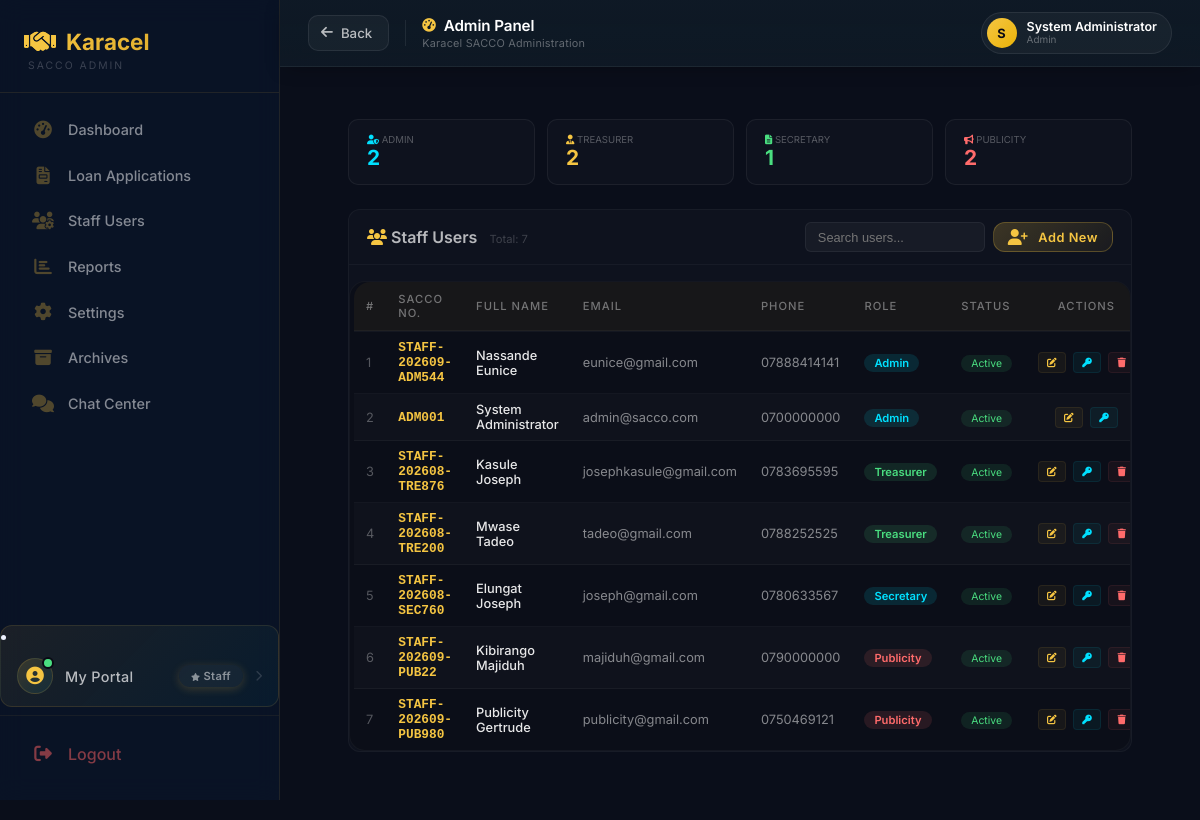
Screenshot of /admin/users/manage (signed in) with the database file from the repository.
### tables this page shows
CREATE TABLE users (
        id INTEGER PRIMARY KEY AUTOINCREMENT,
        full_name TEXT NOT NULL,
        gender TEXT,
        dob TEXT,
        sacco_number TEXT UNIQUE NOT NULL,
        email TEXT,
        phone TEXT,
        address TEXT,
        password TEXT NOT NULL,
        role TEXT DEFAULT 'member',
        status TEXT DEFAULT 'active',
        savings_balance REAL DEFAULT 0,
        next_of_kin_name TEXT,
        relationship TEXT,
        next_of_kin_phone TEXT,
        registration_date TIMESTAMP DEFAULT CURRENT_TIMESTAMP
    , kai_shares INTEGER DEFAULT 0, ks_shares INTEGER DEFAULT 0, kac_paid INTEGER DEFAULT 0, kac_paid_date TEXT, registration_fee_paid INTEGER DEFAULT 0, registration_fee_paid_date TEXT, account_number TEXT);

### app.py (the view)
@app.route("/admin/users/manage")
def admin_manage_users():
    if session.get("role") not in ["admin", "chairperson"]:
        flash('Access denied. Only Admin or Chairperson can manage users.', 'danger')
        return redirect("/login")
    db = get_db()
    db.row_factory = sqlite3.Row
    try:
        staff_users = db.execute("""
            SELECT * FROM users
            WHERE LOWER(role) IN ('admin', 'chairperson', 'treasurer', 'secretary', 'publicity')
            ORDER BY
                CASE
                    WHEN LOWER(role) = 'admin' THEN 1
                    WHEN LOWER(role) = 'chairperson' THEN 2
                    WHEN LOWER(role) = 'treasurer' THEN 3
                    WHEN LOWER(role) = 'secretary' THEN 4
                    WHEN LOWER(role) = 'publicity' THEN 5
                END,
                full_name
        """).fetchall()
        staff_counts = {
            'treasurer': db.execute("SELECT COUNT(*) FROM users WHERE LOWER(role) = 'treasurer'").fetchone()[0],
            'secretary': db.execute("SELECT COUNT(*) FROM users WHERE LOWER(role) = 'secretary'").fetchone()[0],
            'publicity': db.execute("SELECT COUNT(*) FROM users WHERE LOWER(role) = 'publicity'").fetchone()[0],
            'admin': db.execute("SELECT COUNT(*) FROM users WHERE LOWER(role) IN ('admin', 'chairperson')").fetchone()[0]
        }
        db.close()
        return render_template(
            "admin/manage-users.html",
            staff_users=staff_users,
            staff_counts=staff_counts,
            now=datetime.now()
        )
    except Exception as e:
        db.close()
        flash(f'Error loading users: {str(e)}', 'danger')
        return redirect(url_for('admin_dashboard'))

### templates/admin/manage-users.html (shortened to what this page needs)
{% extends "admin/admin-base.html" %}
{% block content %}
<div style="padding: 24px 32px 40px; max-width: 1200px; margin: 0 auto;">
    <div style="display: grid; grid-template-columns: repeat(auto-fit, minmax(160px, 1fr)); gap: 12px; margin-bottom: 24px;">
        <div style="background: rgba(255,255,255,0.02); border: 1px solid rgba(255,255,255,0.06); border-radius: 10px; padding: 14px 18px;">
            <div style="color: rgba(255,255,255,0.3); font-size: 0.6rem; text-transform: uppercase;">
                <i class="fas fa-user-shield" style="color: #00e0ff;"></i> Admin
            </div>
            <div style="font-size: 1.3rem; font-weight: 700; color: #00e0ff;">{{ staff_counts.admin }}</div>
        </div>
        <div style="background: rgba(255,255,255,0.02); border: 1px solid rgba(255,255,255,0.06); border-radius: 10px; padding: 14px 18px;">
            <div style="color: rgba(255,255,255,0.3); font-size: 0.6rem; text-transform: uppercase;">
                <i class="fas fa-user-tie" style="color: #f5c542;"></i> Treasurer
            </div>
            <div style="font-size: 1.3rem; font-weight: 700; color: #f5c542;">{{ staff_counts.treasurer }}</div>
        </div>
        <div style="background: rgba(255,255,255,0.02); border: 1px solid rgba(255,255,255,0.06); border-radius: 10px; padding: 14px 18px;">
            <div style="color: rgba(255,255,255,0.3); font-size: 0.6rem; text-transform: uppercase;">
                <i class="fas fa-file-alt" style="color: #4ade80;"></i> Secretary
            </div>
            <div style="font-size: 1.3rem; font-weight: 700; color: #4ade80;">{{ staff_counts.secretary }}</div>
        </div>
        <div style="background: rgba(255,255,255,0.02); border: 1px solid rgba(255,255,255,0.06); border-radius: 10px; padding: 14px 18px;">
            <div style="color: rgba(255,255,255,0.3); font-size: 0.6rem; text-transform: uppercase;">
                <i class="fas fa-bullhorn" style="color: #ff6b6b;"></i> Publicity
            </div>
            <div style="font-size: 1.3rem; font-weight: 700; color: #ff6b6b;">{{ staff_counts.publicity }}</div>
        </div>
    </div>
    <div style="background: rgba(255,255,255,0.02); border: 1px solid rgba(255,255,255,0.04); border-radius: 12px; overflow: hidden;">
        <div style="padding: 12px 18px; border-bottom: 1px solid rgba(255,255,255,0.04); display: flex; justify-content: space-between; align-items: center; flex-wrap: wrap; gap: 8px;">
            <div>
                <span style="font-weight: 600; color: rgba(255,255,255,0.7);">
                    <i class="fas fa-users" style="color: #f5c542;"></i> Staff Users
                </span>
                <span style="font-size: 0.7rem; color: rgba(255,255,255,0.2); margin-left: 8px;">
                    Total: {{ staff_users|length }}
                </span>
            </div>
            <div style="display: flex; gap: 8px; flex-wrap: wrap;">
                <input type="text" id="searchUsers" placeholder="Search users..."
                       onkeyup="filterTable()"
                       style="padding:6px 12px; background:rgba(255,255,255,0.04); border:1px solid rgba(255,255,255,0.06); border-radius:6px; color:white; font-size:0.8rem; width:180px;">
                <a href="{{ url_for('admin_register_user') }}" class="btn-primary" style="padding:6px 14px; font-size:0.8rem;">
                    <i class="fas fa-user-plus"></i> Add New
                </a>
            </div>
        </div>
        <div class="table-wrapper" style="overflow-x: auto; padding: 0 4px;">
            <table class="styled-table" id="staffUsersTable" style="width:100%; border-collapse: collapse; font-size: 0.85rem;">
                <thead>
                    <tr style="border-bottom: 2px solid rgba(255,255,255,0.04);">
                        <th style="padding: 10px 12px; text-align: left; color: rgba(255,255,255,0.4); font-weight: 500;">#</th>
                        <th style="padding: 10px 12px; text-align: left; color: rgba(255,255,255,0.4); font-weight: 500;">SACCO No.</th>
                        <th style="padding: 10px 12px; text-align: left; color: rgba(255,255,255,0.4); font-weight: 500;">Full Name</th>
                        <th style="padding: 10px 12px; text-align: left; color: rgba(255,255,255,0.4); font-weight: 500;">Email</th>
                        <th style="padding: 10px 12px; text-align: left; color: rgba(255,255,255,0.4); font-weight: 500;">Phone</th>
                        <th style="padding: 10px 12px; text-align: left; color: rgba(255,255,255,0.4); font-weight: 500;">Role</th>
                        <th style="padding: 10px 12px; text-align: left; color: rgba(255,255,255,0.4); font-weight: 500;">Status</th>
                        <th style="padding: 10px 12px; text-align: center; color: rgba(255,255,255,0.4); font-weight: 500;">Actions</th>
                    </tr>
                </thead>
                <tbody>
                    {% if staff_users %}
                        {% for user in staff_users %}
                        <tr>
                            <td style="padding: 8px 12px; color: rgba(255,255,255,0.3);">{{ loop.index }}</td>
                            <td style="padding: 8px 12px; color: #f5c542; font-family: monospace; font-weight: 600;">{{ user.sacco_number }}</td>
                            <td style="padding: 8px 12px; font-weight: 500; color: rgba(255,255,255,0.9);">{{ user.full_name }}</td>
                            <td style="padding: 8px 12px; color: rgba(255,255,255,0.5);">{{ user.email or '-' }}</td>
                            <td style="padding: 8px 12px; color: rgba(255,255,255,0.5);">{{ user.phone or '-' }}</td>
                            <td style="padding: 8px 12px;">
                                <span style="background:
                                    {% if user.role == 'admin' %}rgba(0,224,255,0.12); color: #00e0ff;
                                    {% elif user.role == 'chairperson' %}rgba(245,197,66,0.12); color: #f5c542;
                                    {% elif user.role == 'treasurer' %}rgba(74,222,128,0.12); color: #4ade80;
                                    {% elif user.role == 'secretary' %}rgba(0,224,255,0.12); color: #00e0ff;
                                    {% elif user.role == 'publicity' %}rgba(255,107,107,0.12); color: #ff6b6b;
                                    {% else %}rgba(255,255,255,0.05); color: rgba(255,255,255,0.5);{% endif %}
                                    padding: 2px 10px; border-radius: 10px; font-size: 0.7rem; font-weight: 600; text-transform: capitalize;">
                                    {{ user.role }}
                                </span>
                            </td>
                            <td style="padding: 8px 12px;">
                                {% if user.status == 'active' %}
                                    <span style="background: rgba(74,222,128,0.1); color: #4ade80; padding: 2px 10px; border-radius: 12px; font-size: 0.65rem;">Active</span>
                                {% elif user.status == 'inactive' %}
                                    <span style="background: rgba(255,107,107,0.1); color: #ff6b6b; padding: 2px 10px; border-radius: 12px; font-size: 0.65rem;">Inactive</span>
                                {% else %}
                                    <span style="background: rgba(245,197,66,0.1); color: #f5c542; padding: 2px 10px; border-radius: 12px; font-size: 0.65rem;">{{ user.status|title }}</span>
                                {% endif %}
                            </td>
                            <td style="padding: 8px 12px; text-align: center; white-space: nowrap;">
                                <button onclick="editUser('{{ user.id }}')" title="Edit User"
                                        style="background: rgba(245,197,66,0.05); border: 1px solid rgba(245,197,66,0.08); color: #f5c542; padding: 4px 8px; border-radius: 4px; cursor: pointer; font-size: 0.6rem; margin: 0 2px;">
                                    <i class="fas fa-edit"></i>
                                </button>
                                <button onclick="resetPassword('{{ user.id }}')" title="Reset Password"
                                        style="background: rgba(0,224,255,0.05); border: 1px solid rgba(0,224,255,0.08); color: #00e0ff; padding: 4px 8px; border-radius: 4px; cursor: pointer; font-size: 0.6rem; margin: 0 2px;">
                                    <i class="fas fa-key"></i>
                                </button>
                                {% if user.id != session.user_id %}
                                <button onclick="deleteUser('{{ user.id }}', '{{ user.full_name }}')" title="Delete User"
                                        style="background: rgba(255,107,107,0.05); border: 1px solid rgba(255,107,107,0.08); color: #ff6b6b; padding: 4px 8px; border-radius: 4px; cursor: pointer; font-size: 0.6rem; margin: 0 2px;">
                                    <i class="fas fa-trash"></i>
                                </button>
                                {% endif %}
                            </td>
                        </tr>
                        {% endfor %}
                    {% endif %}
                </tbody>
            </table>
        </div>
    </div>
</div>
{% endblock %}

### templates/admin/admin-base.html (shortened to what this page needs)
<!DOCTYPE html>
<html lang="en">
<head>
    <link rel="stylesheet" href="https://cdnjs.cloudflare.com/ajax/libs/font-awesome/6.4.0/css/all.min.css">
    <link rel="stylesheet" href="{{ url_for('static', filename='admin_dashboard.css') }}">
    <link rel="stylesheet" href="{{ url_for('static', filename='admin-users.css') }}">
    <link rel="stylesheet" href="{{ url_for('static', filename='style.css') }}">
</head>
<body>
<div class="admin-wrapper">
    <aside class="admin-sidebar">
        <div class="admin-sidebar-logo">
            <h2>
                <i class="fas fa-handshake"></i>
                <span>Karacel</span>
            </h2>
            <p>SACCO Admin</p>
        </div>
        <div class="admin-sidebar-nav">
            <a href="{{ url_for('treasurer_dashboard') }}" class="admin-nav-item">
                <i class="fas fa-tachometer-alt"></i>
                <span>Dashboard</span>
            </a>
            <a href="#" class="admin-nav-item" data-panel="loan_applications">
                <i class="fas fa-file-invoice"></i>
                <span>Loan Applications</span>
            </a>
            <a href="#" class="admin-nav-item" data-panel="users">
                <i class="fas fa-users-cog"></i>
                <span>Staff Users</span>
            </a>
            <a href="#" class="admin-nav-item" data-panel="reports">
                <i class="fas fa-chart-bar"></i>
                <span>Reports</span>
            </a>
            <a href="#" class="admin-nav-item" data-panel="settings">
                <i class="fas fa-cog"></i>
                <span>Settings</span>
            </a>
            <a href="{{ url_for('admin_archives') }}" class="admin-nav-item">
                <i class="fas fa-archive"></i>
                <span>Archives</span>
            </a>
            <a href="{{ url_for('chat_api.treasurer_chat') }}" class="admin-nav-item">
                <i class="fas fa-comments"></i>
                <span>Chat Center</span>
            </a>
        </div>
        <li class="nav-item staff-member-portal-item">
            <a href="{{ url_for('member_dashboard', staff_view=True) }}" class="nav-link staff-member-portal-link">
                <span class="nav-icon-wrapper">
                    <i class="fas fa-user-circle"></i>
                    <span class="icon-pulse"></span>
                </span>
                <span class="nav-text">My Portal</span>
                <span class="badge staff-badge">
                    <i class="fas fa-star"></i> Staff
                </span>
                <span class="nav-arrow">
                    <i class="fas fa-chevron-right"></i>
                </span>
            </a>
        </li>
        <div class="sidebar-footer">
            <a href="{{ url_for('logout') }}" class="logout-sidebar">
                <i class="fas fa-sign-out-alt"></i>
                <span>Logout</span>
            </a>
        </div>
    </aside>
    <div class="admin-content-area" style="flex:1; min-width:0; display:flex; flex-direction:column;">
        <nav class="admin-topbar">
            <button type="button" class="topbar-back-btn" onclick="adminGoBack()" title="Go back">
                <i class="fas fa-arrow-left"></i>
                <span>Back</span>
            </button>
            <div class="topbar-title-block">
                <h1 class="topbar-title" id="topbarTitle">
                    <i class="fas fa-tachometer-alt"></i>
                    <span id="topbarTitleText">{% block page_title %}Admin Panel{% endblock %}</span>
                </h1>
                <span class="topbar-subtitle" id="topbarSubtitle">
                    {% block page_subtitle %}Karacel SACCO Administration{% endblock %}
                </span>
            </div>
            <div class="topbar-actions">
                <a href="#" class="topbar-profile" title="{{ session.full_name }}">
                    <div class="topbar-avatar">
                        {{ (session.full_name or 'A')[0] | upper }}
                    </div>
                    <div class="topbar-user-info">
                        <span class="topbar-user-name">{{ session.full_name }}</span>
                        <span class="topbar-user-role">{{ session.role }}</span>
                    </div>
                </a>
            </div>
        </nav>
        <main class="admin-main-content">
            {% block content %}
            {% endblock %}
        </main>
    </div>
</div>
</body>
</html>

### rows the page displays
users: full_name "System Administrator", sacco_number "ADM001", email "admin@sacco.com", phone "0700000000", role "Admin", status "Active"
users: sacco_number "STAFF-202609-ADM544", full_name "Nassande Eunice", email "eunice@gmail.com", phone "07888414141", role "Admin", status "Active"
users: sacco_number "STAFF-202608-TRE876", full_name "Kasule Joseph", email "josephkasule@gmail.com", phone "0783695595", role "Treasurer", status "Active"
users: sacco_number "STAFF-202608-TRE200", full_name "Mwase Tadeo", email "tadeo@gmail.com", phone "0788252525", role "Treasurer", status "Active"
users: sacco_number "STAFF-202608-SEC760", full_name "Elungat Joseph", email "joseph@gmail.com", phone "0780633567", role "Secretary", status "Active"
users: sacco_number "STAFF-202609-PUB22", full_name "Kibirango Majiduh", email "majiduh@gmail.com", phone "0790000000", role "Publicity", status "Active"
users: sacco_number "STAFF-202609-PUB980", full_name "Publicity Gertrude", email "publicity@gmail.com", phone "0750469121", role "Publicity", status "Active"

### other values shown
{{ (session.full_name or 'A')[0] | upper }} "S"
{{ session.role }} "Admin"
{{ staff_counts.admin }} "2"
{{ staff_counts.treasurer }} "2"
{{ staff_counts.secretary }} "1"
{{ staff_counts.publicity }} "2"
{{ staff_users|length }} "7"
